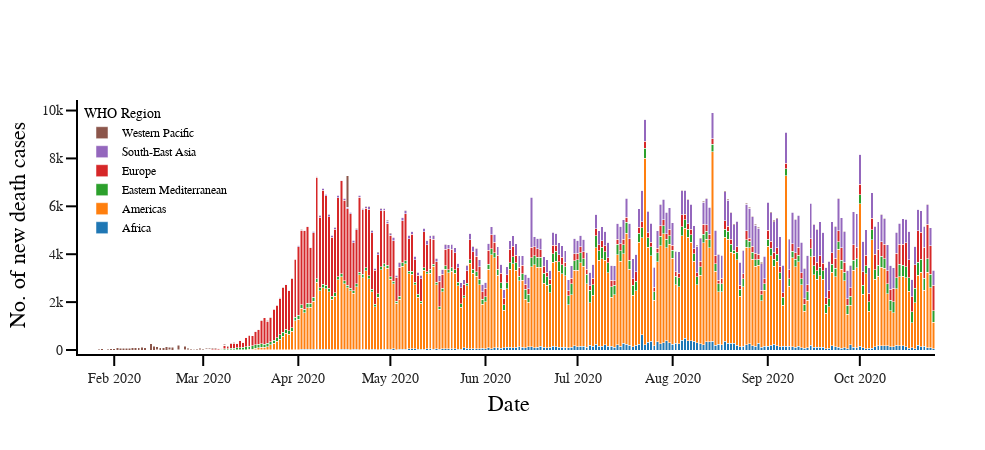

The code cell stored with this chart in its notebook:
### Code cell
fig=px.bar(cont_wise,x='Date', y='New deaths',color ='WHO Region',
           height=400,barmode='stack',template='simple_white',hover_name='Date',
           hover_data=['WHO Region','New cases','New deaths'])
fig.update_layout(
                  autosize=False,
                  width=985,
                  height=450,
                  margin=dict(
                      l=50,
                      r=50,
                      b=100,
                      t=100,
                      pad=4
                  ),
                  showlegend=True,
                  paper_bgcolor="white"
                 )

fig.update_layout(
    hoverlabel=dict(
        bgcolor="white", 
        font_size=15, 
        font_family="Rockwell",
        font_color='black'
    )
)

fig.update_layout(
    legend=dict(
        x=0,
        y=1,
        traceorder="reversed",
        title_font_family="Rockwell",
        font=dict(
            family="Rockwell",
            size=12,
            color="black"
        ),
       
    )
)
fig.update_xaxes(title_text='Date',
                 title_font_family='Rockwell',
                 title_font_color='black',
                 title_font_size=22,
                 ticks="outside", 
                 tickwidth=2, 
                 tickcolor='black', 
                 ticklen=10,
                 tickfont_size=14,
                 tickfont_family='Rockwell ',
                 showline=True, 
                 linewidth=2, 
                 linecolor='black'
                )
fig.update_yaxes(title_text='No. of new death cases',
                 title_font_family='Rockwell',
                 title_font_color='black',
                 title_font_size=22,
                 ticks="outside", 
                 tickwidth=2, 
                 tickcolor='black', 
                 ticklen=10,
                 tickfont_size=14,
                 tickfont_family='Rockwell',
                 showline=True, 
                 linewidth=2, 
                 linecolor='black')
fig.show()

### Figure 1 — Plotly figure (JSON) as saved in the notebook; plotly's stock layout.template omitted (floating-point values rounded to 4 significant figures; data arrays with more than 128 entries replaced by an {"elided": "..."} marker saying what was removed)
{"data": [{"alignmentgroup": "True", "customdata": {"elided": "278x3 mixed values"}, "hovertemplate": "<b>%{hovertext}</b><br><br>WHO Region=%{customdata[0]}<br>Date=%{x}<br>New deaths=%{customdata[2]}<br>New cases=%{customdata[1]}<extra></extra>", "hovertext": {"elided": "278 str values"}, "legendgroup": "Africa", "marker": {"color": "#1F77B4"}, "name": "Africa", "offsetgroup": "Africa", "orientation": "v", "showlegend": true, "textposition": "auto", "type": "bar", "x": {"elided": "278 str values"}, "xaxis": "x", "y": {"elided": "278 int values"}, "yaxis": "y"}, {"alignmentgroup": "True", "customdata": {"elided": "278x3 mixed values"}, "hovertemplate": "<b>%{hovertext}</b><br><br>WHO Region=%{customdata[0]}<br>Date=%{x}<br>New deaths=%{customdata[2]}<br>New cases=%{customdata[1]}<extra></extra>", "hovertext": {"elided": "278 str values"}, "legendgroup": "Americas", "marker": {"color": "#FF7F0E"}, "name": "Americas", "offsetgroup": "Americas", "orientation": "v", "showlegend": true, "textposition": "auto", "type": "bar", "x": {"elided": "278 str values"}, "xaxis": "x", "y": {"elided": "278 int values"}, "yaxis": "y"}, {"alignmentgroup": "True", "customdata": {"elided": "278x3 mixed values"}, "hovertemplate": "<b>%{hovertext}</b><br><br>WHO Region=%{customdata[0]}<br>Date=%{x}<br>New deaths=%{customdata[2]}<br>New cases=%{customdata[1]}<extra></extra>", "hovertext": {"elided": "278 str values"}, "legendgroup": "Eastern Mediterranean", "marker": {"color": "#2CA02C"}, "name": "Eastern Mediterranean", "offsetgroup": "Eastern Mediterranean", "orientation": "v", "showlegend": true, "textposition": "auto", "type": "bar", "x": {"elided": "278 str values"}, "xaxis": "x", "y": {"elided": "278 int values"}, "yaxis": "y"}, {"alignmentgroup": "True", "customdata": {"elided": "278x3 mixed values"}, "hovertemplate": "<b>%{hovertext}</b><br><br>WHO Region=%{customdata[0]}<br>Date=%{x}<br>New deaths=%{customdata[2]}<br>New cases=%{customdata[1]}<extra></extra>", "hovertext": {"elided": "278 str values"}, "legendgroup": "Europe", "marker": {"color": "#D62728"}, "name": "Europe", "offsetgroup": "Europe", "orientation": "v", "showlegend": true, "textposition": "auto", "type": "bar", "x": {"elided": "278 str values"}, "xaxis": "x", "y": {"elided": "278 int values"}, "yaxis": "y"}, {"alignmentgroup": "True", "customdata": {"elided": "278x3 mixed values"}, "hovertemplate": "<b>%{hovertext}</b><br><br>WHO Region=%{customdata[0]}<br>Date=%{x}<br>New deaths=%{customdata[2]}<br>New cases=%{customdata[1]}<extra></extra>", "hovertext": {"elided": "278 str values"}, "legendgroup": "South-East Asia", "marker": {"color": "#9467BD"}, "name": "South-East Asia", "offsetgroup": "South-East Asia", "orientation": "v", "showlegend": true, "textposition": "auto", "type": "bar", "x": {"elided": "278 str values"}, "xaxis": "x", "y": {"elided": "278 int values"}, "yaxis": "y"}, {"alignmentgroup": "True", "customdata": {"elided": "278x3 mixed values"}, "hovertemplate": "<b>%{hovertext}</b><br><br>WHO Region=%{customdata[0]}<br>Date=%{x}<br>New deaths=%{customdata[2]}<br>New cases=%{customdata[1]}<extra></extra>", "hovertext": {"elided": "278 str values"}, "legendgroup": "Western Pacific", "marker": {"color": "#8C564B"}, "name": "Western Pacific", "offsetgroup": "Western Pacific", "orientation": "v", "showlegend": true, "textposition": "auto", "type": "bar", "x": {"elided": "278 str values"}, "xaxis": "x", "y": {"elided": "278 int values"}, "yaxis": "y"}], "layout": {"autosize": false, "barmode": "stack", "height": 450, "hoverlabel": {"bgcolor": "white", "font": {"color": "black", "family": "Rockwell", "size": 15}}, "legend": {"font": {"color": "black", "family": "Rockwell", "size": 12}, "title": {"font": {"family": "Rockwell"}, "text": "WHO Region"}, "tracegroupgap": 0, "traceorder": "reversed", "x": 0, "y": 1}, "margin": {"b": 100, "l": 50, "pad": 4, "r": 50, "t": 100}, "paper_bgcolor": "white", "showlegend": true, "width": 985, "xaxis": {"anchor": "y", "domain": [0, 1], "linecolor": "black", "linewidth": 2, "showline": true, "tickcolor": "black", "tickfont": {"family": "Rockwell ", "size": 14}, "ticklen": 10, "ticks": "outside", "tickwidth": 2, "title": {"font": {"color": "black", "family": "Rockwell", "size": 22}, "text": "Date"}}, "yaxis": {"anchor": "x", "domain": [0, 1], "linecolor": "black", "linewidth": 2, "showline": true, "tickcolor": "black", "tickfont": {"family": "Rockwell", "size": 14}, "ticklen": 10, "ticks": "outside", "tickwidth": 2, "title": {"font": {"color": "black", "family": "Rockwell", "size": 22}, "text": "No. of new death cases"}}}}
